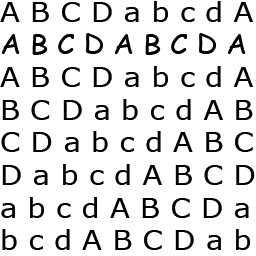
%> input picture lab10/literki.bmp, 256 x 256 px
$ octave lab10_5.m   (GNU Octave 9; MATLAB toolbox functions it lacks are replaced by stand-ins)
%> lines starting %> are read from the running program, lines starting %| are printed output that depends on the picture
close all;
clear all;


literki = imread('literki.bmp');
%> literki is the input picture: size 256x256 uint8; min 0, max 255, mean 219.3
wzr=imread('wzorA.bmp');
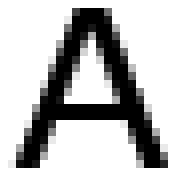
%> input picture lab10/wzorA.bmp, 23 x 22 px (shown 8 times larger)
%> wzr is the input picture: size 22x23 uint8; min 0, max 255, mean 188.1
f_w = fft2(rot90(wzr,2),256,256);
ff_w=fftshift(f_w);


f_l=fft2(literki);
ff_l=fftshift(f_l);
mux=ff_l.*ff_w;

img_mux=ifft2(ifftshift(mux));
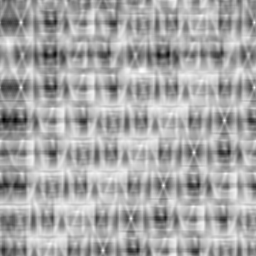
%> img_mux: size 256x256 double; min 14817323, max 24037572, mean 20870184.3; drawn with min black and max white

SE = strel('square',3);

hot=imtophat(img_mux,SE);
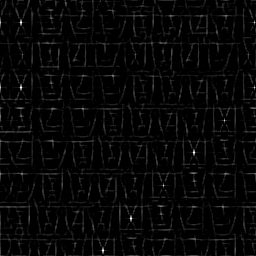
%> hot: size 256x256 double; min 0, max 2723957, mean 76173.8; drawn with min black and max white

imshow(hot,[]);


figure(1);
subplot(1,2,1);
imshow(literki,[]);
title('img');
subplot(1,2,2);
imshow(hot,[]);
% mesh(A);
title('hot');
